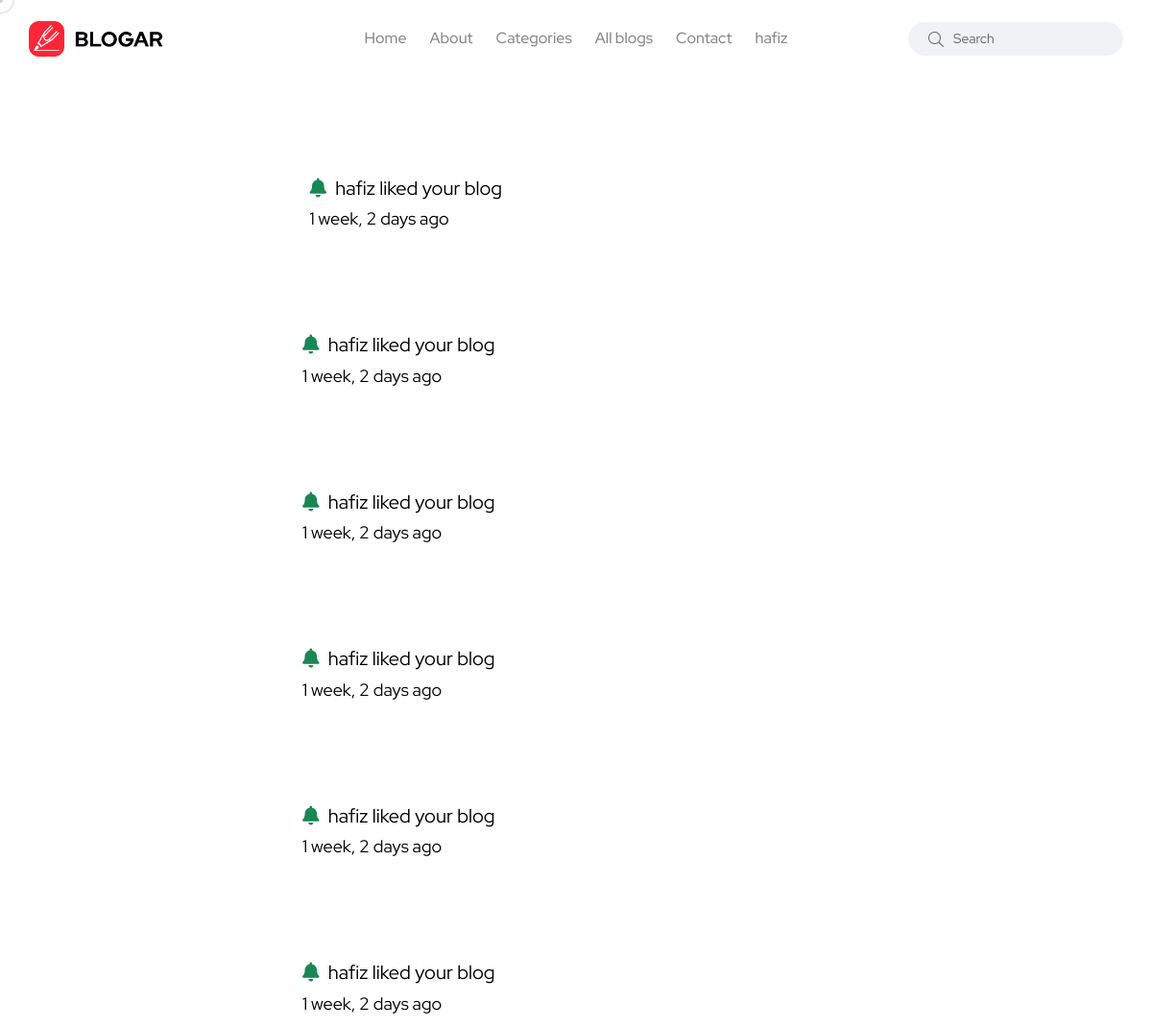
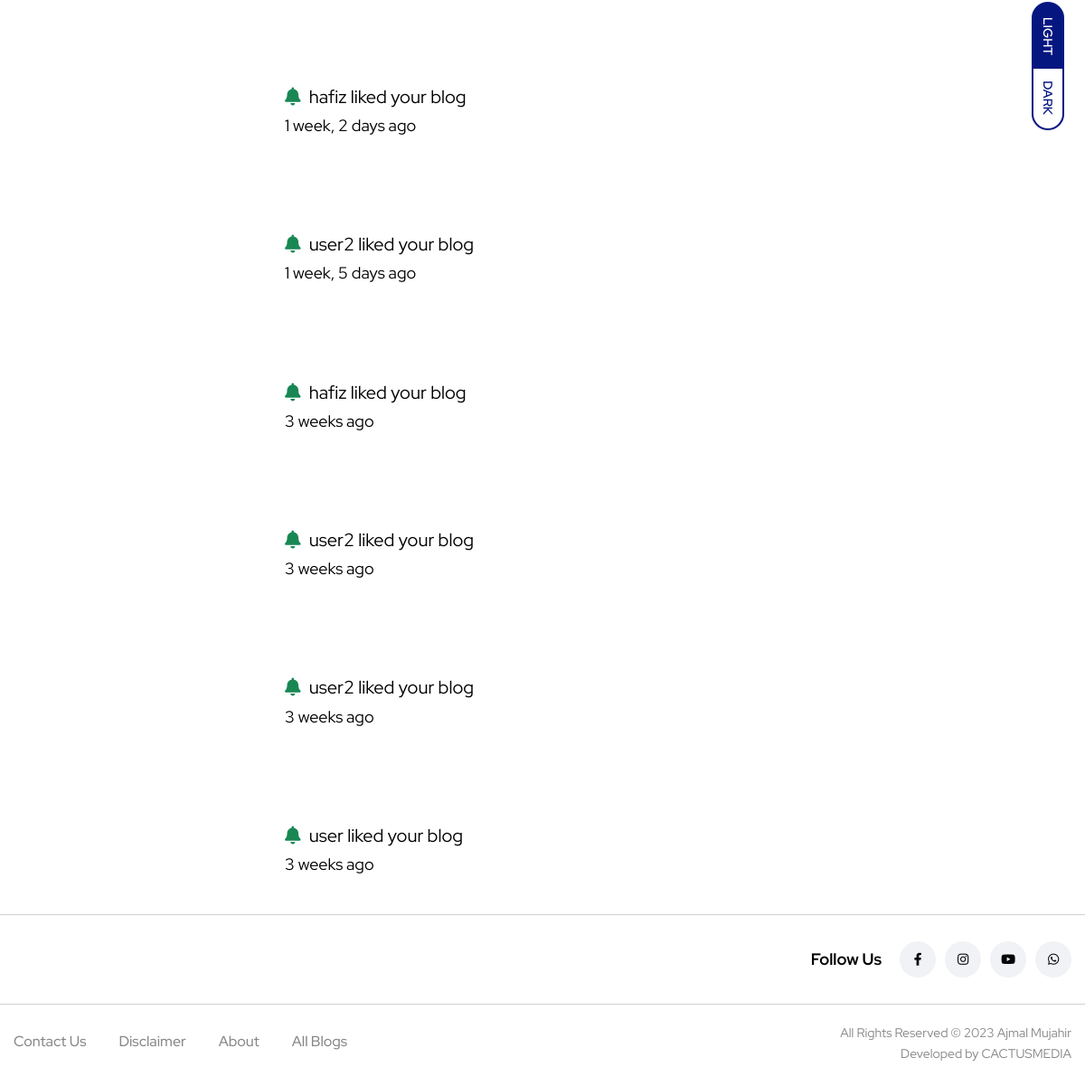
/user_notifications/ (signed in), run on the app's committed database (2 pictures, top to bottom).
### user_profile/models.py (models this page shows, shortened)
class User(AbstractUser):
    email = models.EmailField(
        max_length=150,
        unique=True,
        error_messages={
            "unique": "The email must be unique"
        }
    )
    profile_image = models.ImageField(
        null=True,
        blank=True,
        upload_to="profile_images"
    )
    followers = models.ManyToManyField("Follow")
    REQUIRED_FIELDS = ["email"]
    objects = CustomUserManager()

### notification/models.py (models this page shows, shortened)
class Notificaiton(models.Model):
    NOTIFICATION_TYPES = ("Blog", "Like", "Follow")
    content_type = models.ForeignKey(
        ContentType,
        on_delete=models.CASCADE
    )
    object_id = models.BigIntegerField()
    content_object = GenericForeignKey('content_type', 'object_id')
    user = models.ForeignKey(
        User,
        related_name='user_notifications',
        on_delete=models.CASCADE
    )
    text = models.CharField(max_length=150)
    is_seen = models.BooleanField(default=False)
    notification_types = models.CharField(
        max_length=20,
        choices=list(zip(NOTIFICATION_TYPES, NOTIFICATION_TYPES))
    )
    created_date = models.DateTimeField(auto_now_add=True)

### user_profile/views.py (the view)
# urls.py: path('user_notifications/', user_notifications, name='user_notifications'),
@login_required(login_url='login')
def user_notifications(request):
    notifications = Notificaiton.objects.filter(
        user=request.user,
        is_seen=False
    )
    for notification in notifications:
        notification.is_seen = True
        notification.save()
    return render(request, 'notifications.html')

### blog/context_processors.py (called while the page is built)
def get_all_categories(request):
    categories = Category.objects.all()
    context = {
        "categories": categories
    }
    return context

### user_profile/context_processors.py (called while the page is built)
def user_notifications(request):
    context = {}
    if request.user.is_authenticated:
        notifications = Notificaiton.objects.filter(
            user=request.user
        ).order_by('-created_date')
        unseen = notifications.exclude(is_seen=True)
        context['notifications'] = notifications
        context['unseen'] = unseen.count()
    return context

### templates/notifications.html (shortened to what this page needs)
{% extends 'base.html' %}
{% load static %}
{% block content %}
<div class="row">
    {% if notifications %}
    {% for notification in notifications %}
    {% if notification.content_object %}
    <div class="col-md-6 m-auto">
        <div style="margin-top:100px" class="container ">
            {% if notification.notification_types == 'Blog' or  notification.notification_types == 'Like'%}
                <a  href="{% url 'blog_details' notification.content_object.slug %}" class="text-center font-weight-bold fs-2">
                    <span style="margin-right: 5px;">
                        <i class="fa fa-bell text-success"></i>
                    </span>{{notification.text}}
                </a><br>
                <p>{{notification.created_date|timesince}} ago</p>
                </div>
            {% endif %}
        </div>
    </div>
    {% endif %}
    {% endfor %}
    {% endif %}
{% endblock content %}

### templates/header.html (shortened to what this page needs)
{% load static %}
  <header class="header axil-header  header-light header-sticky ">
    <div class="header-wrap">
        <div class="row justify-content-between align-items-center">
            <div class="col-xl-3 col-lg-3 col-md-4 col-sm-3 col-12">
                <div class="logo">
                    <a href="{% url 'home' %}">
                        <img class="dark-logo" src="{% static 'images/logo/logo-black.png' %}" alt="Blogar logo">
                    </a>
                </div>
            </div>
            <div class="col-xl-6 d-none d-xl-block">
                <div class="mainmenu-wrapper">
                    <nav class="mainmenu-nav">
                        <ul class="mainmenu">
                            <li><a href="{% url 'home' %}">Home</a></li>
                            <li><a href="{% url 'about' %}">About</a></li>
                            <li class="menu-item-has-children"><a href="#">Categories</a>
                            </li>
                            <li><a href="{% url 'blogs' %}">All blogs</a></li>
                            <li><a href="{% url 'contact_us' %}">Contact</a></li>
                            {% if request.user.is_authenticated %}
                                <li class="menu-item-has-children"><a href="#">{{request.user.username}}</a>
                                </li>
                            {% else %}
                                <li><a href="{% url 'login' %}">Login</a></li>
                            {% endif %}
                          </ul>
                    </nav>
                </div>
            </div>
            <div class="col-xl-3 col-lg-8 col-md-8 col-sm-9 col-12">
                <div class="header-search text-end d-flex align-items-center">
                    <form class="header-search-form d-sm-block d-none" action="{% url 'search_blogs' %}" method="GET">
                        <div class="axil-search form-group">
                            <button type="submit" class="search-button"><i class="fal fa-search"></i></button>
                            <input type="text" name="search" class="form-control" placeholder="Search">
                        </div>
                    </form>
                </div>
            </div>
        </div>
    </div>
</header>

### data on the page
User: user.username "hafiz"
Notificaiton: text "hafiz liked your blog", created_date "1 week, 2 days"
Notificaiton: text "hafiz liked your blog", created_date "1 week, 2 days"
Notificaiton: text "hafiz liked your blog", created_date "1 week, 2 days"
Notificaiton: text "hafiz liked your blog", created_date "1 week, 2 days"
Notificaiton: text "hafiz liked your blog", created_date "1 week, 2 days"
Notificaiton: text "hafiz liked your blog", created_date "1 week, 2 days"
Notificaiton: text "hafiz liked your blog", created_date "1 week, 2 days"
Notificaiton: text "user2 liked your blog", created_date "1 week, 5 days"
Notificaiton: text "hafiz liked your blog", created_date "3 weeks"
Notificaiton: text "user2 liked your blog", created_date "3 weeks"
Notificaiton: text "user2 liked your blog", created_date "3 weeks"
Notificaiton: text "user liked your blog", created_date "3 weeks"
